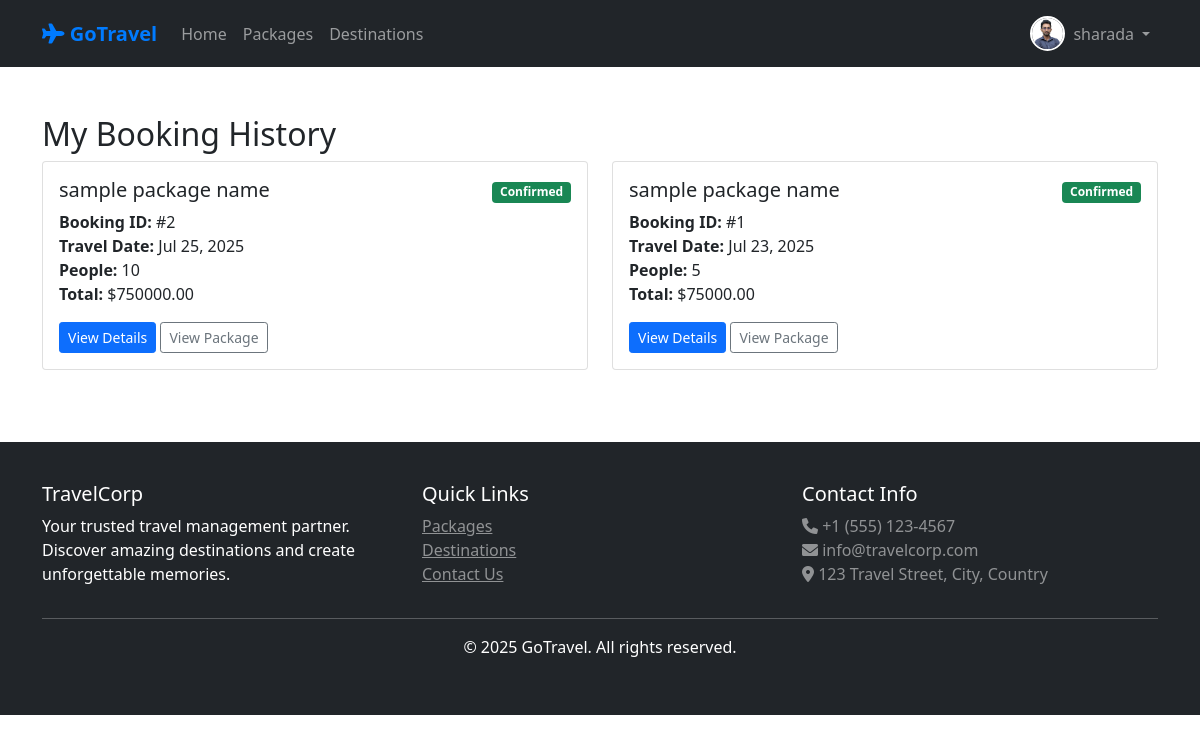
/bookings/ (signed in), run on an earlier commit of the app's database.
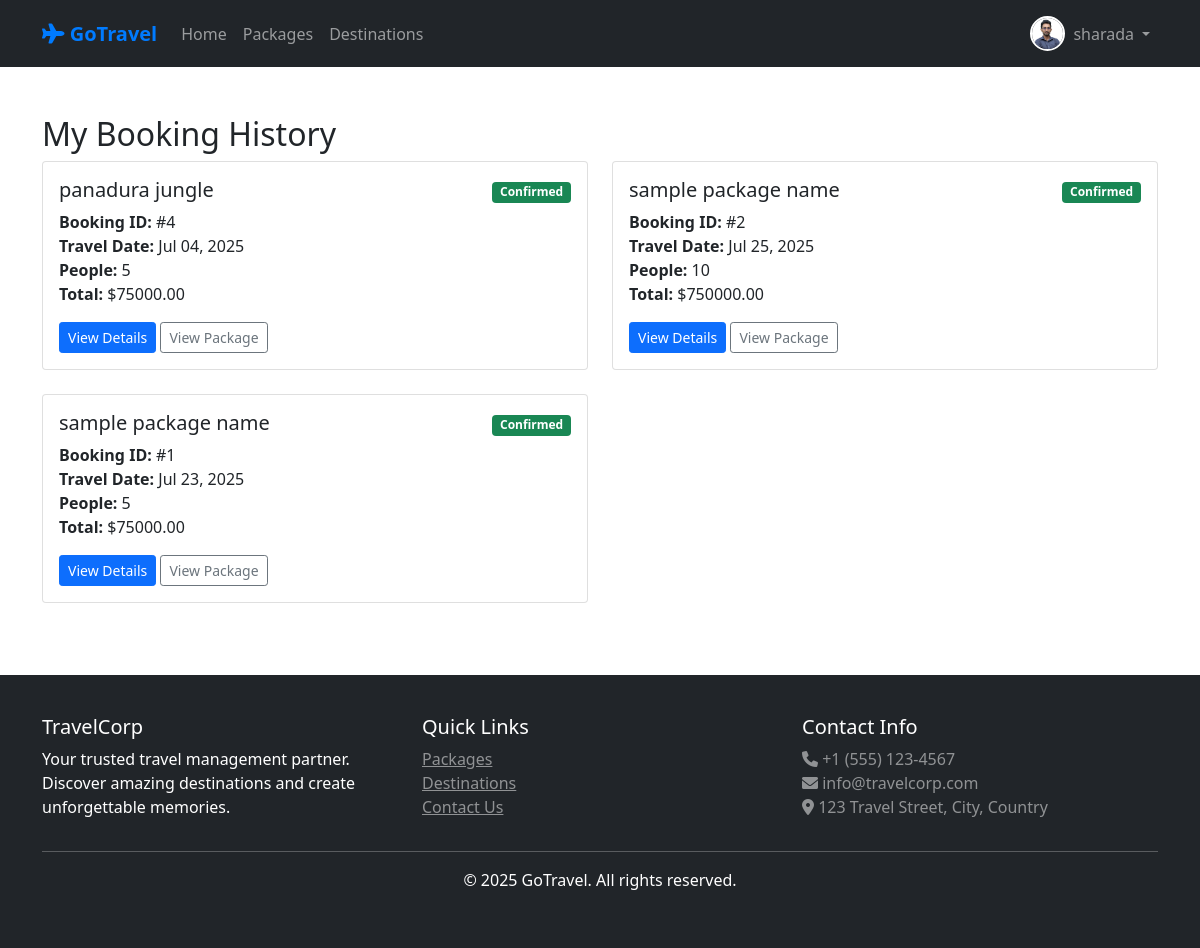
And on a later commit of the database.
### travel/models.py (models this page shows, shortened)
class Booking(models.Model):
    BOOKING_STATUS = [
        ('pending', 'Pending'),
        ('confirmed', 'Confirmed'),
        ('cancelled', 'Cancelled'),
        ('completed', 'Completed'),
    ]
    PAYMENT_STATUS = [
        ('pending', 'Pending'),
        ('paid', 'Paid'),
        ('failed', 'Failed'),
        ('refunded', 'Refunded'),
    ]
    user = models.ForeignKey(User, on_delete=models.CASCADE)
    package = models.ForeignKey(Package, on_delete=models.CASCADE, null=True, blank=True)
    hotel = models.ForeignKey(Hotel, on_delete=models.CASCADE, null=True, blank=True)
    transport = models.ForeignKey(Transport, on_delete=models.CASCADE, null=True, blank=True)
    booking_date = models.DateTimeField(auto_now_add=True)
    travel_date = models.DateField()
    return_date = models.DateField(null=True, blank=True)
    num_people = models.IntegerField(default=1)
    total_amount = models.DecimalField(max_digits=10, decimal_places=2)
    status = models.CharField(max_length=20, choices=BOOKING_STATUS, default='pending')
    payment_status = models.CharField(max_length=20, choices=PAYMENT_STATUS, default='pending')
    special_requests = models.TextField(blank=True)
    created_at = models.DateTimeField(auto_now_add=True)
    updated_at = models.DateTimeField(auto_now=True)

class Package(models.Model):
    PACKAGE_TYPES = [
        ('tour', 'Tour Package'),
        ('hotel', 'Hotel Package'),
        ('transport', 'Transport Package'),
        ('combo', 'Combo Package'),
    ]
    name = models.CharField(max_length=200)
    destination = models.ForeignKey(Destination, on_delete=models.CASCADE)
    package_type = models.CharField(max_length=20, choices=PACKAGE_TYPES)
    description = models.TextField()
    price = models.DecimalField(max_digits=10, decimal_places=2)
    duration_days = models.IntegerField()
    max_people = models.IntegerField()
    includes = models.TextField(help_text="What's included in the package")
    excludes = models.TextField(help_text="What's not included")
    image = models.ImageField(upload_to='packages/')
    is_active = models.BooleanField(default=True)
    is_featured = models.BooleanField(default=False, help_text="Mark as featured package")
    created_by = models.ForeignKey(User, on_delete=models.CASCADE)
    created_at = models.DateTimeField(auto_now_add=True)
    updated_at = models.DateTimeField(auto_now=True)

### travel/views.py (the view)
# urls.py: path('bookings/', views.booking_history, name='booking_history'),
@login_required
def booking_history(request):
    try:
        bookings = Booking.objects.filter(user=request.user).order_by('-created_at')
    except:
        bookings = []
    paginator = Paginator(bookings, 10)
    page_number = request.GET.get('page')
    page_obj = paginator.get_page(page_number)
    template = loader.get_template('travel/booking_history.html')
    context = {
        'page_obj': page_obj,
    }
    return HttpResponse(template.render(context, request))

### travel/context_processors.py (called while the page is built)
def user_profile(request):
    if request.user.is_authenticated:
        try:
            profile, created = UserProfile.objects.get_or_create(user=request.user)
            return {'user_profile': profile}
        except:
            return {'user_profile': None}
    return {'user_profile': None}

### travel/templates/travel/booking_history.html (shortened to what this page needs)
{% extends 'travel/base.html' %}
{% block content %}
<div class="container my-5">
    <h2>My Booking History</h2>
    {% if page_obj %}
    <div class="row">
        {% for booking in page_obj %}
        <div class="col-md-6 mb-4">
            <div class="card">
                <div class="card-body">
                    <div class="d-flex justify-content-between align-items-start">
                        <div>
                            <h5 class="card-title">
                                {% if booking.package %}
                                {{ booking.package.name }}
                                {% else %}
                                Booking #{{ booking.id }}
                                {% endif %}
                            </h5>
                            <p class="card-text">
                                <strong>Booking ID:</strong> #{{ booking.id }}<br>
                                <strong>Travel Date:</strong> {{ booking.travel_date|date:"M d, Y" }}<br>
                                <strong>People:</strong> {{ booking.num_people }}<br>
                                <strong>Total:</strong> ${{ booking.total_amount }}
                            </p>
                        </div>
                        <div class="text-end">
                            <span
                                class="badge {% if booking.status == 'confirmed' %}bg-success{% elif booking.status == 'pending' %}bg-warning{% else %}bg-danger{% endif %}">
                                {{ booking.get_status_display }}
                            </span>
                        </div>
                    </div>
                    <div class="mt-3">
                        <a href="{% url 'booking_detail' booking.id %}" class="btn btn-primary btn-sm">View Details</a>
                        {% if booking.package %}
                        <a href="{% url 'package_detail' booking.package.id %}"
                            class="btn btn-outline-secondary btn-sm">View Package</a>
                        {% endif %}
                    </div>
                </div>
            </div>
        </div>
        {% endfor %}
    </div>
    {% else %}
    <div class="alert alert-info">
        <h4>No bookings yet</h4>
        <p>You haven't made any bookings yet. <a href="{% url 'package_list' %}">Browse packages</a> to start your
            journey!</p>
    </div>
    {% endif %}
</div>
{% endblock %}

What changed in the data, as far as the page shows it:
added Booking: package.name "panadura jungle", id "4", travel_date "Jul 04, 2025", num_people "5", total_amount "75000.00", status "Confirmed", shows "View Package"
